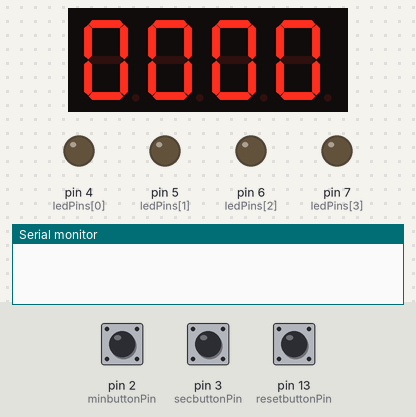
Bench run of a sketch on a simulated Arduino Uno, built with avr-gcc and run on an emulated ATmega328P. On the bench: 4-digit seven-segment display, output pins drawn as LEDs (lit = HIGH), the last lines printed to the serial monitor. Inputs (shaded band) come from the test bench; at power-on: pin 2 (minbuttonPin) LOW, pin 3 (secbuttonPin) LOW, pin 13 (resetbuttonPin) LOW.

Above: at 1.2 s.
1.3 s: pin 2 (minbuttonPin) pulled HIGH for 0.15 s
At 3.0 s:
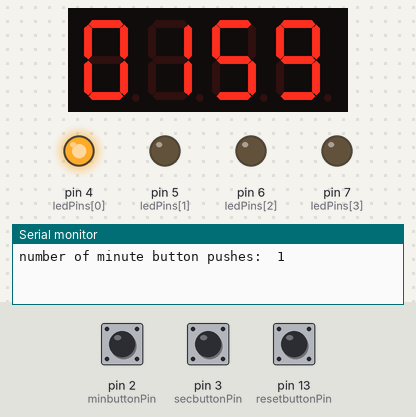
4.4 s: pin 2 (minbuttonPin) pulled HIGH for 1 s
At 6.0 s:
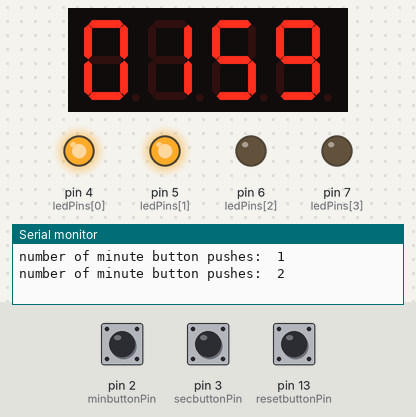
8.4 s: pin 3 (secbuttonPin) pulled HIGH for 0.15 s
At 9.4 s:
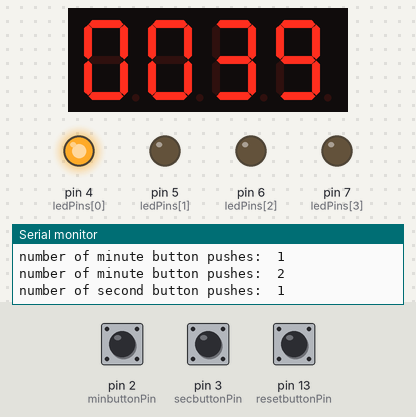
10.1 s: pin 13 (resetbuttonPin) pulled HIGH for 0.15 s
At 11.3 s:
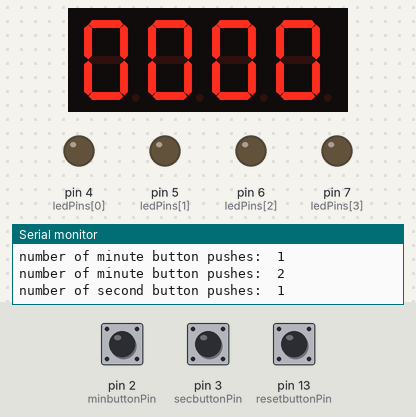
11.7 s: pin 3 (secbuttonPin) pulled HIGH for 1 s
At 12.6 s:
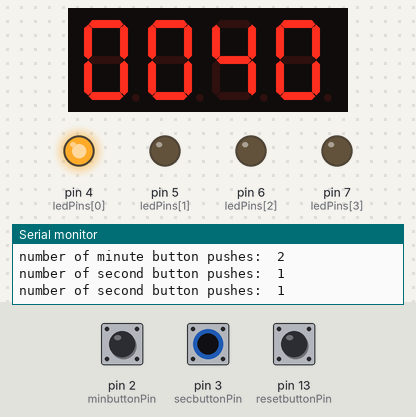
15.7 s: pin 13 (resetbuttonPin) pulled HIGH for 1 s
At 16.5 s:
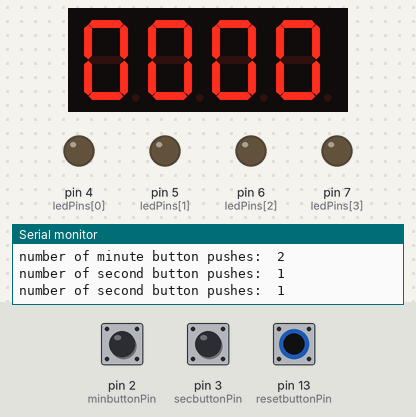
Timing chart, 0 to 18.7 s (numbered marks = the images above; inputs shaded):
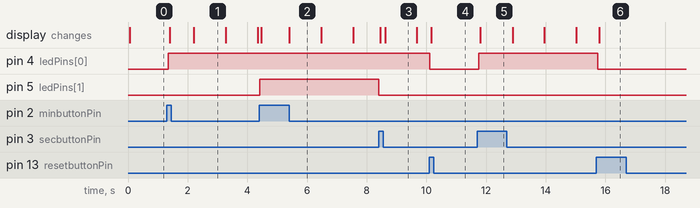

Measured:
- after the input at 1.3 s, pin 4 (ledPins[0]): LOW → HIGH after 0.05 s; the display: first changes after 0.10 s (image 1 shows a later state)
- after the input at 4.4 s, pin 5 (ledPins[1]): LOW → HIGH at once
- after the input at 8.4 s, pin 5 (ledPins[1]): HIGH → LOW at once
- after the input at 10.1 s, pin 4 (ledPins[0]): HIGH → LOW at once; the display: changes after 0.06 s (image 4)
- after the input at 11.7 s, pin 4 (ledPins[0]): LOW → HIGH after 0.05 s; the display: changes after 0.10 s (image 5)
- after the input at 15.7 s, pin 4 (ledPins[0]): HIGH → LOW at once

The sketch:

fuckwithable.ino.ino
```cpp
//display stuff
#include <TM1637Display.h>

// Module connection pins (Digital Pins)
#define CLK 11
#define DIO 12

TM1637Display display(CLK, DIO);

int count = 0; // initial countdown start value in seconds
long previousMillis = 0;
long interval = 1000;
uint8_t data[] = {0, 0, 0, 0};

const int minbuttonPin = 2;     // the ID of the 2 minute pushbutton pin
const int secbuttonPin = 3;     // the ID of the 40 sec pushbutton pin
const int resetbuttonPin = 13;     // the ID of the reset pushbutton pin

int ledPins[] = {4, 5, 6, 7};
int numberOfLED = 4;

// Variables will change:
int secbuttonPushCounter = 0;   // counter for the number of button presses
int minbuttonPushCounter = 0;   // counter for the number of button presses
int minbuttonState = 0;         // current state of the button
int lastminButtonState = 0;     // previous state of the button
int secbuttonState = 0;         // current state of the button
int lastsecButtonState = 0;     // previous state of the button
int resetbuttonState = 0;

void setup()
   {
   for (int i = 0; i < numberOfLED; i++)
      {
      pinMode(ledPins[i], OUTPUT);
      }

   // initialize the button pin as a input:

   pinMode(minbuttonPin, INPUT);
   pinMode(secbuttonPin, INPUT);
   Serial.begin(9600);
   }

void loop()
   {
   display.setBrightness(0x0f);

   // read the pushbutton input pin:
   secbuttonState = digitalRead(secbuttonPin);
   minbuttonState = digitalRead(minbuttonPin);

   // compare the buttonState to its previous state
   if (secbuttonState != lastsecButtonState)
   {
      // if the state has changed, increment the counter
      if (secbuttonState == HIGH)
      {
         // if the current state is HIGH then the button went from off to on:
         count = 40;
         if (secbuttonPushCounter < 4)
         {
            secbuttonPushCounter++;
         }
         if(minbuttonPushCounter != 0) //if we had a 2 minute set on the docket
           {
           for (int i = 0; i <= 4; i++)
            {
               digitalWrite(ledPins[i], LOW);
            }
            minbuttonPushCounter = 0; //expunge its count
            }

         Serial.print("number of second button pushes:  ");
         Serial.println(secbuttonPushCounter);
            for (int i = 0; i < secbuttonPushCounter; i++)
            {
               // turn LED on:
               digitalWrite(ledPins[i], HIGH);
            }
   }
   }
   else if (minbuttonState != lastminButtonState)
   {
      if (minbuttonState == HIGH)
      {
         // if the current state is HIGH then the button went from off to on:
         count = 120; //redefine counter as 2 mins
         if (minbuttonPushCounter < 4) //check to see sets < 4
         {
            minbuttonPushCounter++; //add a set
         }
         if(secbuttonPushCounter != 0) //if we had a 40 second set on the docket
         {
         for (int i = 0; i <= 4; i++)
            {
               digitalWrite(ledPins[i], LOW);
            }
         secbuttonPushCounter = 0; //expunge its count
         }
         Serial.print("number of minute button pushes:  ");
         Serial.println(minbuttonPushCounter);
         for (int i = 0; i < minbuttonPushCounter; i++)
            {
            // turn LED on:
            digitalWrite(ledPins[i], HIGH);
            }
      }
   }
   // Delay a little bit to avoid bouncing
         delay(50);


         // save the current state as the last state, for next time through the loop
   lastminButtonState = minbuttonState;
   lastsecButtonState = secbuttonState;

   data[3] = display.encodeDigit(count/1 % 10);
   data[2] = display.encodeDigit(count%60 / 10);
   data[1] = display.encodeDigit(count/60 % 10);
   data[0] = display.encodeDigit(count/600);
   display.setSegments(data);

   unsigned long currentMillis = millis();

   if(currentMillis - previousMillis >= interval)
   {
      previousMillis = currentMillis;
      if(count > 0)
      {
      count--;
      }
   }
resetbuttonState = digitalRead(resetbuttonPin);
if (resetbuttonState == HIGH)
   {
   count = 0;
   minbuttonPushCounter = 0;
   secbuttonPushCounter = 0;
   for (int i = 0; i <= 4; i++)
      {
      digitalWrite(ledPins[i], LOW);
      }
   }
}
```
